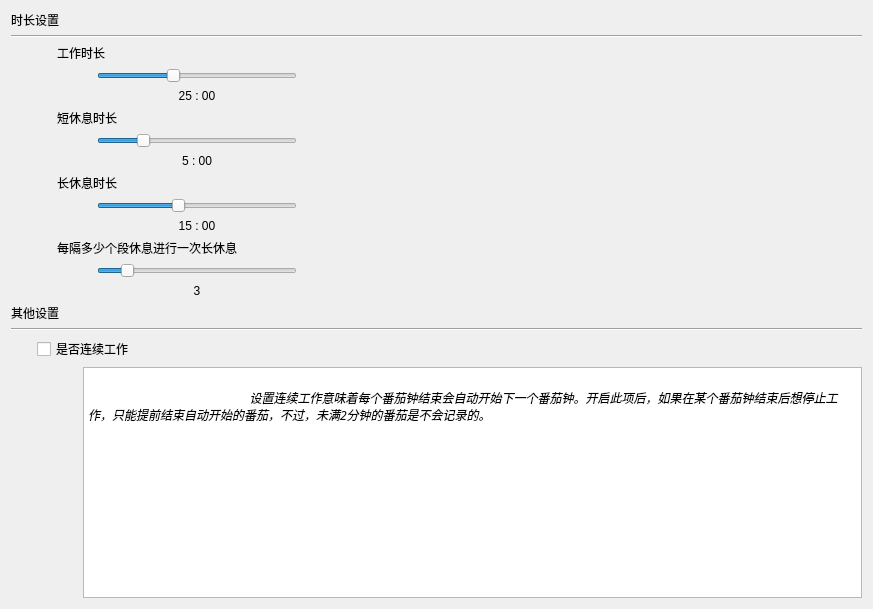
<?xml version="1.0" encoding="UTF-8"?>
<ui version="4.0">
    <class>SettingWidgetPrivate</class>
    <widget class="QWidget" name="SettingWidgetPrivate">
        <property name="geometry">
            <rect>
                <x>0</x>
                <y>0</y>
                <width>873</width>
                <height>609</height>
            </rect>
        </property>
        <property name="font">
            <font>
                <family>Microsoft YaHei UI</family>
                <italic>false</italic>
            </font>
        </property>
        <property name="windowTitle">
            <string>Translate</string>
        </property>
        <layout class="QVBoxLayout" name="verticalLayout">
            <item>
                <layout class="QVBoxLayout" name="main_layout_p_">
                    <item>
                        <layout class="QGridLayout" name="gridlayout_top_p_">
                            <item row="0" column="0" colspan="2">
                                <widget class="QLabel" name="time_remind_label_p_">
                                    <property name="font">
                                        <font>
                                            <family>Microsoft YaHei UI</family>
                                            <italic>false</italic>
                                        </font>
                                    </property>
                                    <property name="text">
                                        <string>时长设置</string>
                                    </property>
                                </widget>
                            </item>
                            <item row="1" column="0" colspan="2">
                                <widget class="Line" name="line">
                                    <property name="orientation">
                                        <enum>Qt::Horizontal</enum>
                                    </property>
                                </widget>
                            </item>
                            <item row="2" column="0">
                                <spacer name="spacer_left_p_">
                                    <property name="orientation">
                                        <enum>Qt::Horizontal</enum>
                                    </property>
                                    <property name="sizeType">
                                        <enum>QSizePolicy::Minimum</enum>
                                    </property>
                                    <property name="sizeHint" stdset="0">
                                        <size>
                                            <width>40</width>
                                            <height>20</height>
                                        </size>
                                    </property>
                                </spacer>
                            </item>
                            <item row="2" column="1">
                                <layout class="QVBoxLayout" name="time_setting_layout_p_">
                                    <item>
                                        <widget class="QLabel" name="work_remind_label_p">
                                            <property name="font">
                                                <font>
                                                    <family>Microsoft YaHei UI</family>
                                                    <italic>false</italic>
                                                </font>
                                            </property>
                                            <property name="text">
                                                <string>工作时长</string>
                                            </property>
                                        </widget>
                                    </item>
                                    <item>
                                        <layout class="QHBoxLayout" name="horizontalLayout_1">
                                            <item>
                                                <spacer name="spacer_1_1_p_">
                                                    <property name="orientation">
                                                        <enum>Qt::Horizontal</enum>
                                                    </property>
                                                    <property name="sizeType">
                                                        <enum>QSizePolicy::Fixed</enum>
                                                    </property>
                                                    <property name="sizeHint" stdset="0">
                                                        <size>
                                                            <width>40</width>
                                                            <height>20</height>
                                                        </size>
                                                    </property>
                                                </spacer>
                                            </item>
                                            <item>
                                                <layout class="QVBoxLayout" name="verticallayout_p_">
                                                    <item>
                                                        <widget class="QSlider" name="work_slider_p_">
                                                            <property name="sizePolicy">
                                                                <sizepolicy hsizetype="Expanding" vsizetype="Fixed">
                                                                    <horstretch>0</horstretch>
                                                                    <verstretch>0</verstretch>
                                                                </sizepolicy>
                                                            </property>
                                                            <property name="maximumSize">
                                                                <size>
                                                                    <width>200</width>
                                                                    <height>16777215</height>
                                                                </size>
                                                            </property>
                                                            <property name="cursor">
                                                                <cursorShape>PointingHandCursor</cursorShape>
                                                            </property>
                                                            <property name="styleSheet">
                                                                <string notr="true"/>
                                                            </property>
                                                            <property name="minimum">
                                                                <number>10</number>
                                                            </property>
                                                            <property name="maximum">
                                                                <number>50</number>
                                                            </property>
                                                            <property name="sliderPosition">
                                                                <number>25</number>
                                                            </property>
                                                            <property name="orientation">
                                                                <enum>Qt::Horizontal</enum>
                                                            </property>
                                                        </widget>
                                                    </item>
                                                    <item>
                                                        <widget class="QLabel" name="work_label_p_">
                                                            <property name="sizePolicy">
                                                                <sizepolicy hsizetype="Fixed" vsizetype="Preferred">
                                                                    <horstretch>0</horstretch>
                                                                    <verstretch>0</verstretch>
                                                                </sizepolicy>
                                                            </property>
                                                            <property name="maximumSize">
                                                                <size>
                                                                    <width>200</width>
                                                                    <height>16777215</height>
                                                                </size>
                                                            </property>
                                                            <property name="font">
                                                                <font>
                                                                    <italic>false</italic>
                                                                </font>
                                                            </property>
                                                            <property name="text">
                                                                <string>25 : 00</string>
                                                            </property>
                                                            <property name="alignment">
                                                                <set>Qt::AlignCenter</set>
                                                            </property>
                                                        </widget>
                                                    </item>
                                                </layout>
                                            </item>
                                            <item>
                                                <spacer name="spacer_1_2_p_">
                                                    <property name="orientation">
                                                        <enum>Qt::Horizontal</enum>
                                                    </property>
                                                    <property name="sizeHint" stdset="0">
                                                        <size>
                                                            <width>40</width>
                                                            <height>20</height>
                                                        </size>
                                                    </property>
                                                </spacer>
                                            </item>
                                        </layout>
                                    </item>
                                    <item>
                                        <widget class="QLabel" name="shortbreak_remind_label_p">
                                            <property name="font">
                                                <font>
                                                    <family>Microsoft YaHei UI</family>
                                                    <italic>false</italic>
                                                </font>
                                            </property>
                                            <property name="text">
                                                <string>短休息时长</string>
                                            </property>
                                        </widget>
                                    </item>
                                    <item>
                                        <layout class="QHBoxLayout" name="horizontalLayout_2">
                                            <item>
                                                <spacer name="spacer_2_1_p_">
                                                    <property name="orientation">
                                                        <enum>Qt::Horizontal</enum>
                                                    </property>
                                                    <property name="sizeType">
                                                        <enum>QSizePolicy::Minimum</enum>
                                                    </property>
                                                    <property name="sizeHint" stdset="0">
                                                        <size>
                                                            <width>40</width>
                                                            <height>20</height>
                                                        </size>
                                                    </property>
                                                </spacer>
                                            </item>
                                            <item>
                                                <layout class="QVBoxLayout" name="verticallayout_2_p_">
                                                    <item>
                                                        <widget class="QSlider" name="shortbreak_slider_p_">
                                                            <property name="maximumSize">
                                                                <size>
                                                                    <width>200</width>
                                                                    <height>16777215</height>
                                                                </size>
                                                            </property>
                                                            <property name="styleSheet">
                                                                <string notr="true"/>
                                                            </property>
                                                            <property name="minimum">
                                                                <number>1</number>
                                                            </property>
                                                            <property name="maximum">
                                                                <number>20</number>
                                                            </property>
                                                            <property name="sliderPosition">
                                                                <number>5</number>
                                                            </property>
                                                            <property name="orientation">
                                                                <enum>Qt::Horizontal</enum>
                                                            </property>
                                                        </widget>
                                                    </item>
                                                    <item>
                                                        <widget class="QLabel" name="short_break_p_">
                                                            <property name="maximumSize">
                                                                <size>
                                                                    <width>200</width>
                                                                    <height>16777215</height>
                                                                </size>
                                                            </property>
                                                            <property name="font">
                                                                <font>
                                                                    <italic>false</italic>
                                                                </font>
                                                            </property>
                                                            <property name="text">
                                                                <string>5 : 00</string>
                                                            </property>
                                                            <property name="alignment">
                                                                <set>Qt::AlignCenter</set>
                                                            </property>
                                                        </widget>
                                                    </item>
                                                </layout>
                                            </item>
                                            <item>
                                                <spacer name="spacer_2_2_p_">
                                                    <property name="orientation">
                                                        <enum>Qt::Horizontal</enum>
                                                    </property>
                                                    <property name="sizeHint" stdset="0">
                                                        <size>
                                                            <width>40</width>
                                                            <height>20</height>
                                                        </size>
                                                    </property>
                                                </spacer>
                                            </item>
                                        </layout>
                                    </item>
                                    <item>
                                        <widget class="QLabel" name="longbreak_remind_label_p">
                                            <property name="font">
                                                <font>
                                                    <family>Microsoft YaHei UI</family>
                                                    <italic>false</italic>
                                                </font>
                                            </property>
                                            <property name="text">
                                                <string>长休息时长</string>
                                            </property>
                                        </widget>
                                    </item>
                                    <item>
                                        <layout class="QHBoxLayout" name="horizontalLayout">
                                            <item>
                                                <spacer name="spacer_3_1_p_">
                                                    <property name="orientation">
                                                        <enum>Qt::Horizontal</enum>
                                                    </property>
                                                    <property name="sizeType">
                                                        <enum>QSizePolicy::Minimum</enum>
                                                    </property>
                                                    <property name="sizeHint" stdset="0">
                                                        <size>
                                                            <width>40</width>
                                                            <height>20</height>
                                                        </size>
                                                    </property>
                                                </spacer>
                                            </item>
                                            <item>
                                                <layout class="QVBoxLayout" name="verticallayout_3_p_">
                                                    <item>
                                                        <widget class="QSlider" name="long_break_slider_p_">
                                                            <property name="maximumSize">
                                                                <size>
                                                                    <width>200</width>
                                                                    <height>16777215</height>
                                                                </size>
                                                            </property>
                                                            <property name="styleSheet">
                                                                <string notr="true"/>
                                                            </property>
                                                            <property name="minimum">
                                                                <number>5</number>
                                                            </property>
                                                            <property name="maximum">
                                                                <number>30</number>
                                                            </property>
                                                            <property name="sliderPosition">
                                                                <number>15</number>
                                                            </property>
                                                            <property name="orientation">
                                                                <enum>Qt::Horizontal</enum>
                                                            </property>
                                                        </widget>
                                                    </item>
                                                    <item>
                                                        <widget class="QLabel" name="long_break_label_p_">
                                                            <property name="maximumSize">
                                                                <size>
                                                                    <width>200</width>
                                                                    <height>16777215</height>
                                                                </size>
                                                            </property>
                                                            <property name="font">
                                                                <font>
                                                                    <italic>false</italic>
                                                                </font>
                                                            </property>
                                                            <property name="text">
                                                                <string>15 : 00</string>
                                                            </property>
                                                            <property name="alignment">
                                                                <set>Qt::AlignCenter</set>
                                                            </property>
                                                        </widget>
                                                    </item>
                                                </layout>
                                            </item>
                                            <item>
                                                <spacer name="spacer_3_2_p_">
                                                    <property name="orientation">
                                                        <enum>Qt::Horizontal</enum>
                                                    </property>
                                                    <property name="sizeHint" stdset="0">
                                                        <size>
                                                            <width>40</width>
                                                            <height>20</height>
                                                        </size>
                                                    </property>
                                                </spacer>
                                            </item>
                                        </layout>
                                    </item>
                                    <item>
                                        <widget class="QLabel" name="break_time_label_p">
                                            <property name="text">
                                                <string>每隔多少个段休息进行一次长休息</string>
                                            </property>
                                        </widget>
                                    </item>
                                    <item>
                                        <layout class="QHBoxLayout" name="horizontalLayout_3">
                                            <item>
                                                <spacer name="spacer_4_1_p_">
                                                    <property name="orientation">
                                                        <enum>Qt::Horizontal</enum>
                                                    </property>
                                                    <property name="sizeType">
                                                        <enum>QSizePolicy::Minimum</enum>
                                                    </property>
                                                    <property name="sizeHint" stdset="0">
                                                        <size>
                                                            <width>40</width>
                                                            <height>20</height>
                                                        </size>
                                                    </property>
                                                </spacer>
                                            </item>
                                            <item>
                                                <layout class="QVBoxLayout" name="verticallayout_3_p_1">
                                                    <item>
                                                        <widget class="QSlider" name="break_time_slider_p_">
                                                            <property name="maximumSize">
                                                                <size>
                                                                    <width>200</width>
                                                                    <height>16777215</height>
                                                                </size>
                                                            </property>
                                                            <property name="styleSheet">
                                                                <string notr="true"/>
                                                            </property>
                                                            <property name="minimum">
                                                                <number>2</number>
                                                            </property>
                                                            <property name="maximum">
                                                                <number>10</number>
                                                            </property>
                                                            <property name="value">
                                                                <number>3</number>
                                                            </property>
                                                            <property name="sliderPosition">
                                                                <number>3</number>
                                                            </property>
                                                            <property name="orientation">
                                                                <enum>Qt::Horizontal</enum>
                                                            </property>
                                                        </widget>
                                                    </item>
                                                    <item>
                                                        <widget class="QLabel" name="break_time_label_p_">
                                                            <property name="maximumSize">
                                                                <size>
                                                                    <width>200</width>
                                                                    <height>16777215</height>
                                                                </size>
                                                            </property>
                                                            <property name="font">
                                                                <font>
                                                                    <italic>false</italic>
                                                                </font>
                                                            </property>
                                                            <property name="text">
                                                                <string>3</string>
                                                            </property>
                                                            <property name="alignment">
                                                                <set>Qt::AlignCenter</set>
                                                            </property>
                                                        </widget>
                                                    </item>
                                                </layout>
                                            </item>
                                            <item>
                                                <spacer name="spacer_4_2_p_">
                                                    <property name="orientation">
                                                        <enum>Qt::Horizontal</enum>
                                                    </property>
                                                    <property name="sizeHint" stdset="0">
                                                        <size>
                                                            <width>40</width>
                                                            <height>20</height>
                                                        </size>
                                                    </property>
                                                </spacer>
                                            </item>
                                        </layout>
                                    </item>
                                </layout>
                            </item>
                        </layout>
                    </item>
                    <item>
                        <layout class="QGridLayout" name="gridLayout_3">
                            <item row="0" column="0" colspan="2">
                                <widget class="QLabel" name="other_setting_label_p_">
                                    <property name="font">
                                        <font>
                                            <italic>false</italic>
                                        </font>
                                    </property>
                                    <property name="text">
                                        <string>其他设置</string>
                                    </property>
                                </widget>
                            </item>
                            <item row="1" column="0" colspan="2">
                                <widget class="Line" name="line_bottom_p_">
                                    <property name="orientation">
                                        <enum>Qt::Horizontal</enum>
                                    </property>
                                </widget>
                            </item>
                            <item row="2" column="0">
                                <spacer name="spacer_bottom_left_p_">
                                    <property name="orientation">
                                        <enum>Qt::Horizontal</enum>
                                    </property>
                                    <property name="sizeType">
                                        <enum>QSizePolicy::Minimum</enum>
                                    </property>
                                    <property name="sizeHint" stdset="0">
                                        <size>
                                            <width>20</width>
                                            <height>20</height>
                                        </size>
                                    </property>
                                </spacer>
                            </item>
                            <item row="2" column="1">
                                <layout class="QGridLayout" name="gridLayout_2">
                                    <item row="1" column="0">
                                        <spacer name="spacer_bottom_right_p_">
                                            <property name="orientation">
                                                <enum>Qt::Horizontal</enum>
                                            </property>
                                            <property name="sizeType">
                                                <enum>QSizePolicy::Minimum</enum>
                                            </property>
                                            <property name="sizeHint" stdset="0">
                                                <size>
                                                    <width>40</width>
                                                    <height>20</height>
                                                </size>
                                            </property>
                                        </spacer>
                                    </item>
                                    <item row="1" column="1">
                                        <widget class="QPlainTextEdit" name="plainTextEdit">
                                            <property name="font">
                                                <font>
                                                    <family>Microsoft JhengHei UI Light</family>
                                                    <italic>true</italic>
                                                </font>
                                            </property>
                                            <property name="verticalScrollBarPolicy">
                                                <enum>Qt::ScrollBarAlwaysOff</enum>
                                            </property>
                                            <property name="horizontalScrollBarPolicy">
                                                <enum>Qt::ScrollBarAlwaysOff</enum>
                                            </property>
                                            <property name="readOnly">
                                                <bool>true</bool>
                                            </property>
                                            <property name="plainText">
                                                <string>
                                                    设置连续工作意味着每个番茄钟结束会自动开始下一个番茄钟。开启此项后，如果在某个番茄钟结束后想停止工作，只能提前结束自动开始的番茄，不过，未满2分钟的番茄是不会记录的。
                                                </string>
                                            </property>
                                            <property name="backgroundVisible">
                                                <bool>false</bool>
                                            </property>
                                        </widget>
                                    </item>
                                    <item row="0" column="0" colspan="2">
                                        <widget class="QCheckBox" name="check_box_p_">
                                            <property name="font">
                                                <font>
                                                    <italic>false</italic>
                                                </font>
                                            </property>
                                            <property name="text">
                                                <string>是否连续工作</string>
                                            </property>
                                        </widget>
                                    </item>
                                </layout>
                            </item>
                        </layout>
                    </item>
                </layout>
            </item>
        </layout>
    </widget>
    <layoutdefault spacing="6" margin="11"/>
    <resources/>
    <connections/>
</ui>
